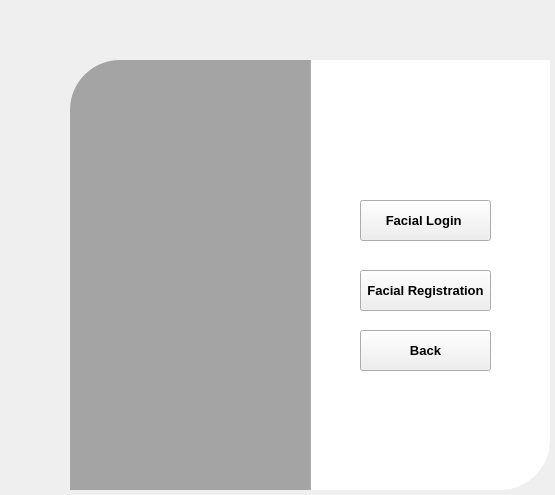
<?xml version="1.0" encoding="UTF-8"?>
<ui version="4.0">
 <class>Form</class>
 <widget class="QWidget" name="Form">
  <property name="geometry">
   <rect>
    <x>0</x>
    <y>0</y>
    <width>555</width>
    <height>495</height>
   </rect>
  </property>
  <property name="windowTitle">
   <string>Form</string>
  </property>
  <widget class="QWidget" name="widget" native="true">
   <property name="geometry">
    <rect>
     <x>30</x>
     <y>30</y>
     <width>550</width>
     <height>500</height>
    </rect>
   </property>
   <property name="styleSheet">
    <string notr="true">QPushButton#pushButton{
	background-color: qlineargradient(spread:pad, x1:0, y1:0.505682, x2:1, y2:0.477, stop:0 rgba(11, 131, 120, 219), stop:1 rgba(85, 98, 112, 226));
	color:rgba(255, 255, 255, 210);
	border-radius:5px;
}

QPushButton#pushButton:hover{
	background-color: qlineargradient(spread:pad, x1:0, y1:0.505682, x2:1, y2:0.477, stop:0 rgba(150, 123, 111, 219), stop:1 rgba(85, 81, 84, 226));
}

QPushButton#pushButton:pressed{
	padding-left:5px;
	padding-top:5px;
	background-color:rgba(150, 123, 111, 255);
}

QPushButton#pushButton_2, #pushButton_3, #pushButton_4, #pushButton_5{
	background-color: rgba(0, 0, 0, 0);
	color:rgba(85, 98, 112, 255);
}

QPushButton#pushButton_2:hover, #pushButton_3:hover, #pushButton_4:hover, #pushButton_5:hover{
	color: rgba(131, 96, 53, 255);
}

QPushButton#pushButton_2:pressed, #pushButton_3:pressed, #pushButton_4:pressed, #pushButton_5:pressed{
	padding-left:5px;
	padding-top:5px;
	color:rgba(91, 88, 53, 255);
}

</string>
   </property>
   <widget class="QLabel" name="label">
    <property name="geometry">
     <rect>
      <x>40</x>
      <y>30</y>
      <width>280</width>
      <height>430</height>
     </rect>
    </property>
    <property name="styleSheet">
     <string notr="true">border-image: url(:/images/background.jpg);
border-top-left-radius: 50px;</string>
    </property>
    <property name="text">
     <string/>
    </property>
   </widget>
   <widget class="QLabel" name="label_3">
    <property name="geometry">
     <rect>
      <x>280</x>
      <y>30</y>
      <width>240</width>
      <height>430</height>
     </rect>
    </property>
    <property name="styleSheet">
     <string notr="true">background-color:rgba(255, 255, 255, 255);
border-bottom-right-radius: 50px;</string>
    </property>
    <property name="text">
     <string/>
    </property>
   </widget>
   <widget class="QPushButton" name="FaceLoginButton">
    <property name="geometry">
     <rect>
      <x>330</x>
      <y>170</y>
      <width>131</width>
      <height>41</height>
     </rect>
    </property>
    <property name="font">
     <font>
      <pointsize>10</pointsize>
      <weight>75</weight>
      <bold>true</bold>
     </font>
    </property>
    <property name="styleSheet">
     <string notr="true">
   background-color: qlineargradient(spread:pad, x1:0, y1:0.505682, x2:1, y2:0.477, stop:0 rgba(11, 131, 120, 219), stop:1 rgba(85, 98, 112, 226));
   color:rgba(255, 255, 255, 210);
   border-radius:5px;


QPushButton#pushButton:hover{
    background-color: qlineargradient(spread:pad, x1:0, y1:0.505682, x2:1, y2:0.477, stop:0 rgba(150, 123, 111, 219), stop:1 rgba(85, 81, 84, 226));
}

QPushButton#pushButton:pressed{
padding-left:5px;
padding-top:5px;
background-color:rgba(150, 123, 111, 255);
}

QPushButton#pushButton_2, #pushButton_3, #pushButton_4, #pushButton_5{
  background-color: rgba(0, 0, 0, 0);
color:rgba(85, 98, 112, 255);
}

QPushButton#pushButton_2:hover, #pushButton_3:hover, #pushButton_4:hover, #pushButton_5:hover{
color: rgba(131, 96, 53, 255);
}

QPushButton#pushButton_2:pressed, #pushButton_3:pressed, #pushButton_4:pressed, #pushButton_5:pressed{
padding-left:5px;
padding-top:5px;
 color:rgba(91, 88, 53, 255);
}
</string>
    </property>
    <property name="text">
     <string>Facial Login </string>
    </property>
   </widget>
   <widget class="QPushButton" name="FacialRegisterButton">
    <property name="geometry">
     <rect>
      <x>330</x>
      <y>240</y>
      <width>131</width>
      <height>41</height>
     </rect>
    </property>
    <property name="font">
     <font>
      <pointsize>10</pointsize>
      <weight>75</weight>
      <bold>true</bold>
     </font>
    </property>
    <property name="styleSheet">
     <string notr="true">
   background-color: qlineargradient(spread:pad, x1:0, y1:0.505682, x2:1, y2:0.477, stop:0 rgba(11, 131, 120, 219), stop:1 rgba(85, 98, 112, 226));
   color:rgba(255, 255, 255, 210);
   border-radius:5px;

QPushButton#pushButton:hover{
    background-color: qlineargradient(spread:pad, x1:0, y1:0.505682, x2:1, y2:0.477, stop:0 rgba(150, 123, 111, 219), stop:1 rgba(85, 81, 84, 226));
}

QPushButton#pushButton:pressed{
padding-left:5px;
padding-top:5px;
background-color:rgba(150, 123, 111, 255);
}

QPushButton#pushButton_2, #pushButton_3, #pushButton_4, #pushButton_5{
  background-color: rgba(0, 0, 0, 0);
color:rgba(85, 98, 112, 255);
}

QPushButton#pushButton_2:hover, #pushButton_3:hover, #pushButton_4:hover, #pushButton_5:hover{
color: rgba(131, 96, 53, 255);
}

QPushButton#pushButton_2:pressed, #pushButton_3:pressed, #pushButton_4:pressed, #pushButton_5:pressed{
padding-left:5px;
padding-top:5px;
 color:rgba(91, 88, 53, 255);
}
</string>
    </property>
    <property name="text">
     <string>Facial Registration</string>
    </property>
   </widget>
   <widget class="QLabel" name="label_4">
    <property name="geometry">
     <rect>
      <x>40</x>
      <y>30</y>
      <width>241</width>
      <height>430</height>
     </rect>
    </property>
    <property name="styleSheet">
     <string notr="true">background-color:rgba(0, 0, 0, 80);
border-top-left-radius: 50px;</string>
    </property>
    <property name="text">
     <string/>
    </property>
   </widget>
   <widget class="QPushButton" name="backtomainbutton">
    <property name="geometry">
     <rect>
      <x>330</x>
      <y>300</y>
      <width>131</width>
      <height>41</height>
     </rect>
    </property>
    <property name="font">
     <font>
      <pointsize>10</pointsize>
      <weight>75</weight>
      <bold>true</bold>
     </font>
    </property>
    <property name="styleSheet">
     <string notr="true">
   background-color: qlineargradient(spread:pad, x1:0, y1:0.505682, x2:1, y2:0.477, stop:0 rgba(11, 131, 120, 219), stop:1 rgba(85, 98, 112, 226));
   color:rgba(255, 255, 255, 210);
   border-radius:5px;

QPushButton#pushButton:hover{
    background-color: qlineargradient(spread:pad, x1:0, y1:0.505682, x2:1, y2:0.477, stop:0 rgba(150, 123, 111, 219), stop:1 rgba(85, 81, 84, 226));
}

QPushButton#pushButton:pressed{
padding-left:5px;
padding-top:5px;
background-color:rgba(150, 123, 111, 255);
}

QPushButton#pushButton_2, #pushButton_3, #pushButton_4, #pushButton_5{
  background-color: rgba(0, 0, 0, 0);
color:rgba(85, 98, 112, 255);
}

QPushButton#pushButton_2:hover, #pushButton_3:hover, #pushButton_4:hover, #pushButton_5:hover{
color: rgba(131, 96, 53, 255);
}

QPushButton#pushButton_2:pressed, #pushButton_3:pressed, #pushButton_4:pressed, #pushButton_5:pressed{
padding-left:5px;
padding-top:5px;
 color:rgba(91, 88, 53, 255);
}
</string>
    </property>
    <property name="text">
     <string>Back</string>
    </property>
   </widget>
  </widget>
 </widget>
 <resources>
  <include location="res.qrc"/>
 </resources>
 <connections/>
</ui>
